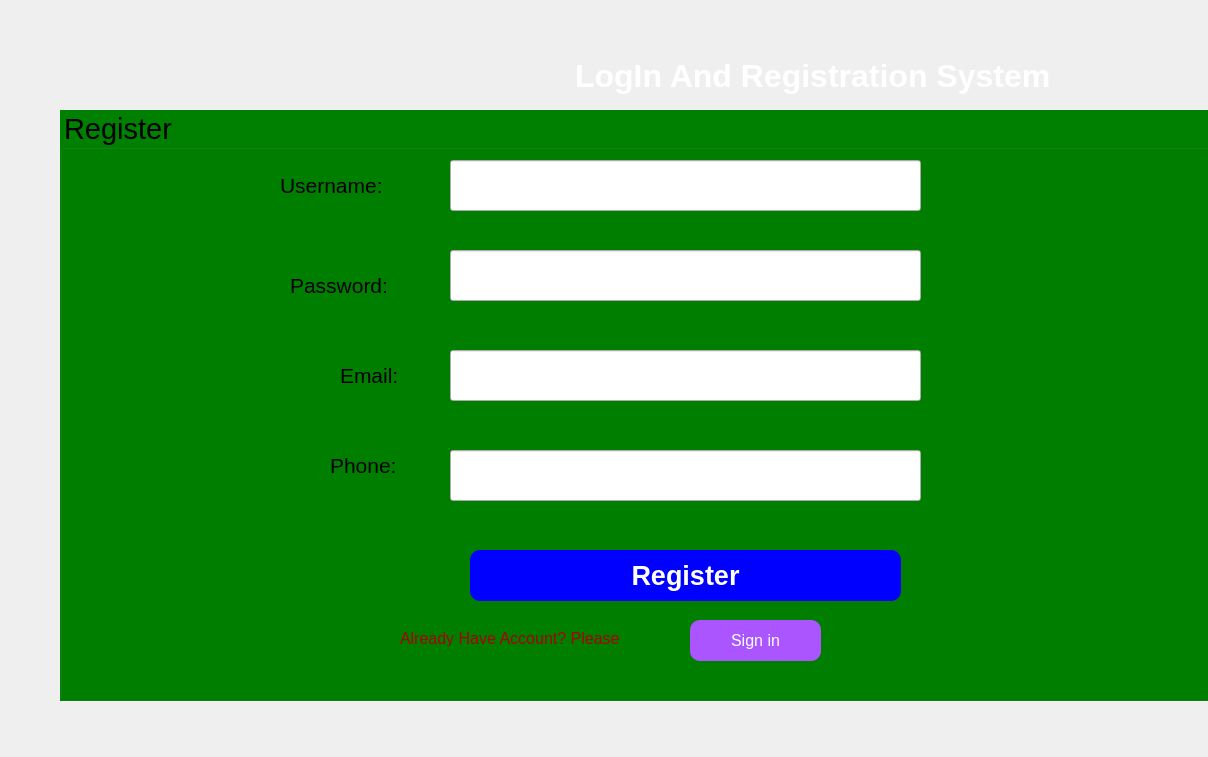
<?xml version="1.0" encoding="UTF-8"?>
<ui version="4.0">
 <class>Register</class>
 <widget class="QDialog" name="Register">
  <property name="geometry">
   <rect>
    <x>0</x>
    <y>0</y>
    <width>1208</width>
    <height>757</height>
   </rect>
  </property>
  <property name="windowTitle">
   <string>Dialog</string>
  </property>
  <widget class="QWidget" name="topPanel" native="true">
   <property name="geometry">
    <rect>
     <x>60</x>
     <y>40</y>
     <width>1151</width>
     <height>71</height>
    </rect>
   </property>
   <property name="styleSheet">
    <string notr="true">#topPanel{
   border-image:url(:/images/C:/Users/asus/Downloads/header.jpeg);
}</string>
   </property>
   <widget class="QWidget" name="layoutWidget">
    <property name="geometry">
     <rect>
      <x>190</x>
      <y>0</y>
      <width>801</width>
      <height>71</height>
     </rect>
    </property>
    <layout class="QHBoxLayout" name="horizontalLayout_2">
     <item>
      <widget class="QWidget" name="loginIcon" native="true">
       <property name="styleSheet">
        <string notr="true">#loginIcon{
    border-image:url(:/images/C:/Users/asus/Downloads/login.jpg);
}</string>
       </property>
      </widget>
     </item>
     <item>
      <widget class="QLabel" name="label">
       <property name="font">
        <font>
         <pointsize>24</pointsize>
         <weight>75</weight>
         <bold>true</bold>
        </font>
       </property>
       <property name="styleSheet">
        <string notr="true">#label{

color:white;
}</string>
       </property>
       <property name="text">
        <string>LogIn And Registration System</string>
       </property>
      </widget>
     </item>
    </layout>
   </widget>
  </widget>
  <widget class="QGroupBox" name="registrationForm">
   <property name="geometry">
    <rect>
     <x>60</x>
     <y>110</y>
     <width>1151</width>
     <height>591</height>
    </rect>
   </property>
   <property name="minimumSize">
    <size>
     <width>1151</width>
     <height>591</height>
    </size>
   </property>
   <property name="font">
    <font>
     <pointsize>22</pointsize>
    </font>
   </property>
   <property name="styleSheet">
    <string notr="true">#registrationForm{

 background-color:green;

}</string>
   </property>
   <property name="title">
    <string>Register</string>
   </property>
   <widget class="QLabel" name="label_2">
    <property name="geometry">
     <rect>
      <x>220</x>
      <y>60</y>
      <width>141</width>
      <height>31</height>
     </rect>
    </property>
    <property name="font">
     <font>
      <pointsize>16</pointsize>
     </font>
    </property>
    <property name="text">
     <string>Username:</string>
    </property>
   </widget>
   <widget class="QLineEdit" name="userName">
    <property name="geometry">
     <rect>
      <x>390</x>
      <y>50</y>
      <width>471</width>
      <height>51</height>
     </rect>
    </property>
    <property name="font">
     <font>
      <pointsize>12</pointsize>
     </font>
    </property>
    <property name="placeholderText">
     <string/>
    </property>
   </widget>
   <widget class="QLineEdit" name="password">
    <property name="geometry">
     <rect>
      <x>390</x>
      <y>140</y>
      <width>471</width>
      <height>51</height>
     </rect>
    </property>
    <property name="font">
     <font>
      <pointsize>12</pointsize>
     </font>
    </property>
   </widget>
   <widget class="QLabel" name="label_3">
    <property name="geometry">
     <rect>
      <x>230</x>
      <y>160</y>
      <width>141</width>
      <height>31</height>
     </rect>
    </property>
    <property name="font">
     <font>
      <pointsize>16</pointsize>
     </font>
    </property>
    <property name="text">
     <string>Password:</string>
    </property>
   </widget>
   <widget class="QLabel" name="label_4">
    <property name="geometry">
     <rect>
      <x>280</x>
      <y>250</y>
      <width>141</width>
      <height>31</height>
     </rect>
    </property>
    <property name="font">
     <font>
      <pointsize>16</pointsize>
     </font>
    </property>
    <property name="text">
     <string>Email:</string>
    </property>
   </widget>
   <widget class="QLabel" name="label_5">
    <property name="geometry">
     <rect>
      <x>270</x>
      <y>340</y>
      <width>141</width>
      <height>31</height>
     </rect>
    </property>
    <property name="font">
     <font>
      <pointsize>16</pointsize>
     </font>
    </property>
    <property name="text">
     <string>Phone:</string>
    </property>
   </widget>
   <widget class="QPushButton" name="registerButton">
    <property name="geometry">
     <rect>
      <x>410</x>
      <y>440</y>
      <width>431</width>
      <height>51</height>
     </rect>
    </property>
    <property name="font">
     <font>
      <pointsize>20</pointsize>
      <weight>75</weight>
      <bold>true</bold>
     </font>
    </property>
    <property name="styleSheet">
     <string notr="true">#registerButton{
   color:white;
   background-color:rgb(0, 0, 255);
   border-radius:10px;
}

#registerButton:hover { 
  color: rgb(0, 0, 0);
  background-color: rgb(255, 85, 0);

}</string>
    </property>
    <property name="text">
     <string>Register</string>
    </property>
   </widget>
   <widget class="QLineEdit" name="email">
    <property name="geometry">
     <rect>
      <x>390</x>
      <y>240</y>
      <width>471</width>
      <height>51</height>
     </rect>
    </property>
    <property name="font">
     <font>
      <pointsize>12</pointsize>
     </font>
    </property>
   </widget>
   <widget class="QLineEdit" name="phone">
    <property name="geometry">
     <rect>
      <x>390</x>
      <y>340</y>
      <width>471</width>
      <height>51</height>
     </rect>
    </property>
    <property name="font">
     <font>
      <pointsize>12</pointsize>
     </font>
    </property>
   </widget>
   <widget class="QLabel" name="alreadyAccount">
    <property name="geometry">
     <rect>
      <x>340</x>
      <y>520</y>
      <width>291</width>
      <height>16</height>
     </rect>
    </property>
    <property name="font">
     <font>
      <pointsize>12</pointsize>
     </font>
    </property>
    <property name="styleSheet">
     <string notr="true">#alreadyAccount{
 color:rgb(170, 0, 0);

}</string>
    </property>
    <property name="text">
     <string>Already Have Account? Please</string>
    </property>
   </widget>
   <widget class="QPushButton" name="signInButton">
    <property name="geometry">
     <rect>
      <x>630</x>
      <y>510</y>
      <width>131</width>
      <height>41</height>
     </rect>
    </property>
    <property name="font">
     <font>
      <pointsize>12</pointsize>
     </font>
    </property>
    <property name="styleSheet">
     <string notr="true">#signInButton{

   color:white;
   background-color:;
	background-color: rgb(170, 85, 255);
   border-radius:10px;

}

#signInButton:hover { 
  color: rgb(0, 0, 0);
  background-color: rgb(255, 85, 0);

}</string>
    </property>
    <property name="text">
     <string>Sign in</string>
    </property>
   </widget>
   <widget class="QLabel" name="regUNameValidation">
    <property name="geometry">
     <rect>
      <x>390</x>
      <y>110</y>
      <width>471</width>
      <height>21</height>
     </rect>
    </property>
    <property name="font">
     <font>
      <pointsize>14</pointsize>
     </font>
    </property>
    <property name="styleSheet">
     <string notr="true">#regUNameValidation{
  color:red;

}</string>
    </property>
    <property name="text">
     <string/>
    </property>
   </widget>
   <widget class="QLabel" name="regPasswordValidation">
    <property name="geometry">
     <rect>
      <x>390</x>
      <y>200</y>
      <width>471</width>
      <height>21</height>
     </rect>
    </property>
    <property name="font">
     <font>
      <pointsize>14</pointsize>
     </font>
    </property>
    <property name="styleSheet">
     <string notr="true">#regPasswordValidation{
  color:red;

}</string>
    </property>
    <property name="text">
     <string/>
    </property>
   </widget>
   <widget class="QLabel" name="regEmailValidation">
    <property name="geometry">
     <rect>
      <x>390</x>
      <y>300</y>
      <width>471</width>
      <height>21</height>
     </rect>
    </property>
    <property name="font">
     <font>
      <pointsize>14</pointsize>
     </font>
    </property>
    <property name="styleSheet">
     <string notr="true">#regEmailValidation{
  color:red;

}</string>
    </property>
    <property name="text">
     <string/>
    </property>
   </widget>
   <widget class="QLabel" name="regPhoneValidation">
    <property name="geometry">
     <rect>
      <x>390</x>
      <y>400</y>
      <width>471</width>
      <height>21</height>
     </rect>
    </property>
    <property name="font">
     <font>
      <pointsize>14</pointsize>
     </font>
    </property>
    <property name="styleSheet">
     <string notr="true">#regPhoneValidation{
  color:red;

}</string>
    </property>
    <property name="text">
     <string/>
    </property>
   </widget>
  </widget>
 </widget>
 <resources/>
 <connections/>
</ui>
